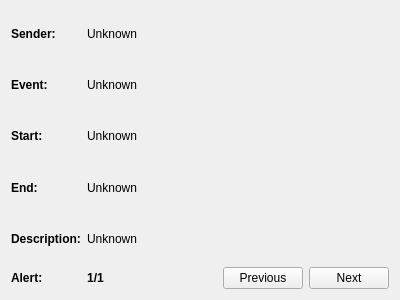
<?xml version="1.0" encoding="UTF-8"?>
<ui version="4.0">
 <class>AlertWidget</class>
 <widget class="QWidget" name="AlertWidget">
  <property name="geometry">
   <rect>
    <x>0</x>
    <y>0</y>
    <width>400</width>
    <height>300</height>
   </rect>
  </property>
  <property name="windowTitle">
   <string>Form</string>
  </property>
  <layout class="QVBoxLayout" name="verticalLayout">
   <item>
    <layout class="QGridLayout" name="gridLayout" columnstretch="0,1">
     <item row="2" column="0">
      <widget class="QLabel" name="label_6">
       <property name="sizePolicy">
        <sizepolicy hsizetype="Preferred" vsizetype="Minimum">
         <horstretch>0</horstretch>
         <verstretch>0</verstretch>
        </sizepolicy>
       </property>
       <property name="font">
        <font>
         <weight>75</weight>
         <bold>true</bold>
        </font>
       </property>
       <property name="toolTip">
        <string>Start time of the event.</string>
       </property>
       <property name="text">
        <string>Start:</string>
       </property>
      </widget>
     </item>
     <item row="3" column="0">
      <widget class="QLabel" name="label_8">
       <property name="sizePolicy">
        <sizepolicy hsizetype="Preferred" vsizetype="Minimum">
         <horstretch>0</horstretch>
         <verstretch>0</verstretch>
        </sizepolicy>
       </property>
       <property name="font">
        <font>
         <weight>75</weight>
         <bold>true</bold>
        </font>
       </property>
       <property name="toolTip">
        <string>Expiration time of the event.</string>
       </property>
       <property name="text">
        <string>End:</string>
       </property>
      </widget>
     </item>
     <item row="3" column="1">
      <widget class="QLabel" name="m_end">
       <property name="sizePolicy">
        <sizepolicy hsizetype="Preferred" vsizetype="Minimum">
         <horstretch>0</horstretch>
         <verstretch>0</verstretch>
        </sizepolicy>
       </property>
       <property name="toolTip">
        <string>Expiration time of the event.</string>
       </property>
       <property name="text">
        <string>Unknown</string>
       </property>
      </widget>
     </item>
     <item row="4" column="1">
      <widget class="QLabel" name="m_description">
       <property name="toolTip">
        <string>Event description.</string>
       </property>
       <property name="text">
        <string>Unknown</string>
       </property>
       <property name="wordWrap">
        <bool>true</bool>
       </property>
      </widget>
     </item>
     <item row="0" column="0">
      <widget class="QLabel" name="label_2">
       <property name="sizePolicy">
        <sizepolicy hsizetype="Preferred" vsizetype="Minimum">
         <horstretch>0</horstretch>
         <verstretch>0</verstretch>
        </sizepolicy>
       </property>
       <property name="font">
        <font>
         <weight>75</weight>
         <bold>true</bold>
        </font>
       </property>
       <property name="toolTip">
        <string>Sender of the alert.</string>
       </property>
       <property name="text">
        <string>Sender:</string>
       </property>
      </widget>
     </item>
     <item row="4" column="0">
      <widget class="QLabel" name="label_10">
       <property name="sizePolicy">
        <sizepolicy hsizetype="Preferred" vsizetype="Minimum">
         <horstretch>0</horstretch>
         <verstretch>0</verstretch>
        </sizepolicy>
       </property>
       <property name="font">
        <font>
         <weight>75</weight>
         <bold>true</bold>
        </font>
       </property>
       <property name="toolTip">
        <string>Event description.</string>
       </property>
       <property name="text">
        <string>Description:</string>
       </property>
       <property name="alignment">
        <set>Qt::AlignLeading|Qt::AlignLeft|Qt::AlignVCenter</set>
       </property>
      </widget>
     </item>
     <item row="1" column="1">
      <widget class="QLabel" name="m_event">
       <property name="sizePolicy">
        <sizepolicy hsizetype="Preferred" vsizetype="Preferred">
         <horstretch>0</horstretch>
         <verstretch>0</verstretch>
        </sizepolicy>
       </property>
       <property name="toolTip">
        <string>Weather alert event.</string>
       </property>
       <property name="text">
        <string>Unknown</string>
       </property>
       <property name="wordWrap">
        <bool>true</bool>
       </property>
      </widget>
     </item>
     <item row="1" column="0">
      <widget class="QLabel" name="label_4">
       <property name="sizePolicy">
        <sizepolicy hsizetype="Preferred" vsizetype="Minimum">
         <horstretch>0</horstretch>
         <verstretch>0</verstretch>
        </sizepolicy>
       </property>
       <property name="font">
        <font>
         <weight>75</weight>
         <bold>true</bold>
        </font>
       </property>
       <property name="toolTip">
        <string>Weather alert event.</string>
       </property>
       <property name="text">
        <string>Event:</string>
       </property>
      </widget>
     </item>
     <item row="2" column="1">
      <widget class="QLabel" name="m_start">
       <property name="sizePolicy">
        <sizepolicy hsizetype="Preferred" vsizetype="Minimum">
         <horstretch>0</horstretch>
         <verstretch>0</verstretch>
        </sizepolicy>
       </property>
       <property name="toolTip">
        <string>Start time of the event.</string>
       </property>
       <property name="text">
        <string>Unknown</string>
       </property>
      </widget>
     </item>
     <item row="0" column="1">
      <widget class="QLabel" name="m_sender">
       <property name="sizePolicy">
        <sizepolicy hsizetype="Preferred" vsizetype="Minimum">
         <horstretch>0</horstretch>
         <verstretch>0</verstretch>
        </sizepolicy>
       </property>
       <property name="toolTip">
        <string>Sender of the alert.</string>
       </property>
       <property name="text">
        <string>Unknown</string>
       </property>
       <property name="wordWrap">
        <bool>true</bool>
       </property>
      </widget>
     </item>
     <item row="5" column="0">
      <widget class="QLabel" name="m_alertsNumLabel">
       <property name="font">
        <font>
         <weight>75</weight>
         <bold>true</bold>
        </font>
       </property>
       <property name="toolTip">
        <string>Number of alerts.</string>
       </property>
       <property name="text">
        <string>Alert:</string>
       </property>
      </widget>
     </item>
     <item row="5" column="1">
      <layout class="QHBoxLayout" name="m_nextLayout">
       <property name="spacing">
        <number>6</number>
       </property>
       <item>
        <widget class="QLabel" name="m_alertsNum">
         <property name="font">
          <font>
           <weight>75</weight>
           <bold>true</bold>
          </font>
         </property>
         <property name="toolTip">
          <string>Current alert number.</string>
         </property>
         <property name="text">
          <string notr="true">1/1</string>
         </property>
         <property name="alignment">
          <set>Qt::AlignCenter</set>
         </property>
        </widget>
       </item>
       <item>
        <spacer name="horizontalSpacer">
         <property name="orientation">
          <enum>Qt::Horizontal</enum>
         </property>
         <property name="sizeHint" stdset="0">
          <size>
           <width>40</width>
           <height>20</height>
          </size>
         </property>
        </spacer>
       </item>
       <item>
        <widget class="QPushButton" name="m_previous">
         <property name="toolTip">
          <string>Show previous alert.</string>
         </property>
         <property name="text">
          <string>Previous</string>
         </property>
        </widget>
       </item>
       <item>
        <widget class="QPushButton" name="m_next">
         <property name="toolTip">
          <string>Show next alert.</string>
         </property>
         <property name="text">
          <string>Next</string>
         </property>
        </widget>
       </item>
      </layout>
     </item>
    </layout>
   </item>
  </layout>
 </widget>
 <resources/>
 <connections/>
</ui>
